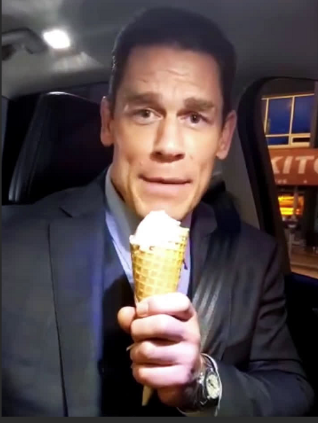
#> input picture image.png, 318 x 423 px, found by its file name
$ python clahe_color_balance.py
#> lines starting #> are read from the running program, lines starting #| are printed output that depends on the picture
#> further down, image is the input picture: shape (423, 318, 3); mean B, G, R 72.7, 70.8, 82.9
import cv2
import numpy as np

def clahe_color_balance(image):

    lab = cv2.cvtColor(image, cv2.COLOR_BGR2LAB)
#> lab: shape (423, 318, 3); mean of channels 0, 1, 2 77.4, 133.9, 128.5


    clahe = cv2.createCLAHE(clipLimit=2.0, tileGridSize=(8, 8))
    lab[:, :, 0] = clahe.apply(lab[:, :, 0])
#> lab: shape (423, 318, 3); mean of channels 0, 1, 2 94.7, 133.9, 128.5


    clahe_image = cv2.cvtColor(lab, cv2.COLOR_LAB2BGR)
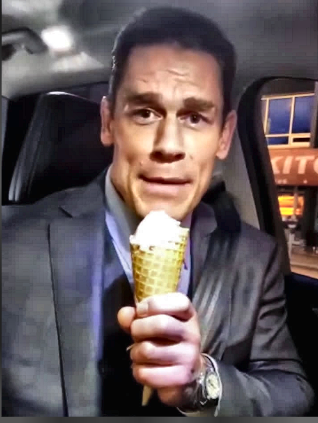
#> clahe_image: shape (423, 318, 3); mean B, G, R 88.9, 86.9, 98.9

    return clahe_image

image = cv2.imread('image.png')
clahe_color_balance_image = clahe_color_balance(image)

cv2.imwrite('clahe_color_balance.jpg', clahe_color_balance_image)
cv2.imshow('clahe balanced', clahe_color_balance_image)
cv2.waitKey(0)
cv2.destroyAllWindows()
